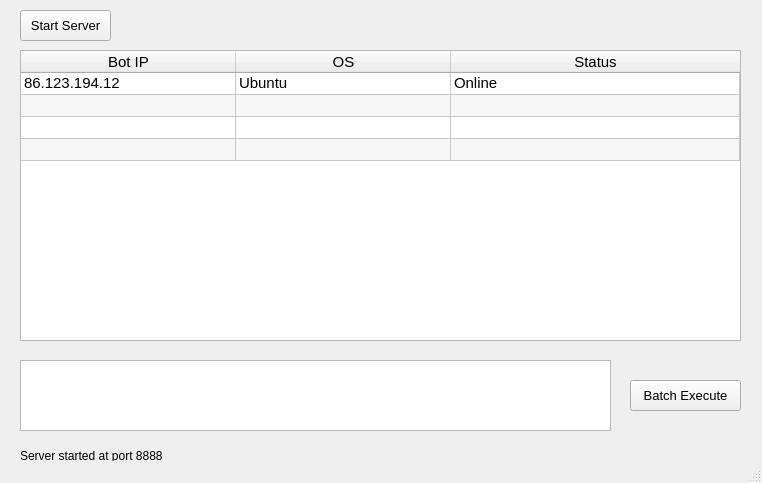
<?xml version="1.0" encoding="UTF-8"?>
<ui version="4.0">
 <class>MainWindow</class>
 <widget class="QMainWindow" name="MainWindow">
  <property name="geometry">
   <rect>
    <x>0</x>
    <y>0</y>
    <width>762</width>
    <height>483</height>
   </rect>
  </property>
  <property name="windowTitle">
   <string>Alex's Command And Control Server</string>
  </property>
  <widget class="QWidget" name="centralwidget">
   <widget class="QLabel" name="label">
    <property name="enabled">
     <bool>true</bool>
    </property>
    <property name="geometry">
     <rect>
      <x>20</x>
      <y>440</y>
      <width>161</width>
      <height>31</height>
     </rect>
    </property>
    <property name="font">
     <font>
      <pointsize>9</pointsize>
     </font>
    </property>
    <property name="text">
     <string>Server started at port 8888</string>
    </property>
   </widget>
   <widget class="QTableWidget" name="tableWidget">
    <property name="geometry">
     <rect>
      <x>20</x>
      <y>50</y>
      <width>721</width>
      <height>291</height>
     </rect>
    </property>
    <property name="font">
     <font>
      <pointsize>11</pointsize>
     </font>
    </property>
    <property name="alternatingRowColors">
     <bool>true</bool>
    </property>
    <attribute name="horizontalHeaderVisible">
     <bool>true</bool>
    </attribute>
    <attribute name="horizontalHeaderCascadingSectionResizes">
     <bool>false</bool>
    </attribute>
    <attribute name="horizontalHeaderDefaultSectionSize">
     <number>215</number>
    </attribute>
    <attribute name="horizontalHeaderHighlightSections">
     <bool>true</bool>
    </attribute>
    <attribute name="horizontalHeaderMinimumSectionSize">
     <number>215</number>
    </attribute>
    <attribute name="horizontalHeaderShowSortIndicator" stdset="0">
     <bool>true</bool>
    </attribute>
    <attribute name="horizontalHeaderStretchLastSection">
     <bool>true</bool>
    </attribute>
    <attribute name="verticalHeaderVisible">
     <bool>false</bool>
    </attribute>
    <attribute name="verticalHeaderDefaultSectionSize">
     <number>20</number>
    </attribute>
    <attribute name="verticalHeaderMinimumSectionSize">
     <number>20</number>
    </attribute>
    <row>
     <property name="text">
      <string>New Row</string>
     </property>
    </row>
    <row>
     <property name="text">
      <string>New Row</string>
     </property>
    </row>
    <row>
     <property name="text">
      <string>New Row</string>
     </property>
    </row>
    <row>
     <property name="text">
      <string>New Row</string>
     </property>
    </row>
    <column>
     <property name="text">
      <string>Bot IP</string>
     </property>
    </column>
    <column>
     <property name="text">
      <string>OS</string>
     </property>
    </column>
    <column>
     <property name="text">
      <string>Status</string>
     </property>
    </column>
    <item row="0" column="0">
     <property name="text">
      <string>86.123.194.12</string>
     </property>
    </item>
    <item row="0" column="1">
     <property name="text">
      <string>Ubuntu</string>
     </property>
    </item>
    <item row="0" column="2">
     <property name="text">
      <string>Online</string>
     </property>
    </item>
   </widget>
   <widget class="QTextEdit" name="textEdit">
    <property name="geometry">
     <rect>
      <x>20</x>
      <y>360</y>
      <width>591</width>
      <height>71</height>
     </rect>
    </property>
    <property name="font">
     <font>
      <pointsize>9</pointsize>
     </font>
    </property>
   </widget>
   <widget class="QPushButton" name="pushButton">
    <property name="geometry">
     <rect>
      <x>20</x>
      <y>10</y>
      <width>91</width>
      <height>31</height>
     </rect>
    </property>
    <property name="font">
     <font>
      <pointsize>10</pointsize>
     </font>
    </property>
    <property name="text">
     <string>Start Server</string>
    </property>
   </widget>
   <widget class="QPushButton" name="pushButton_2">
    <property name="geometry">
     <rect>
      <x>630</x>
      <y>380</y>
      <width>111</width>
      <height>31</height>
     </rect>
    </property>
    <property name="font">
     <font>
      <pointsize>10</pointsize>
     </font>
    </property>
    <property name="text">
     <string>Batch Execute</string>
    </property>
   </widget>
  </widget>
  <widget class="QMenuBar" name="menubar">
   <property name="geometry">
    <rect>
     <x>0</x>
     <y>0</y>
     <width>762</width>
     <height>21</height>
    </rect>
   </property>
  </widget>
  <widget class="QStatusBar" name="statusbar"/>
 </widget>
 <resources/>
 <connections/>
</ui>
